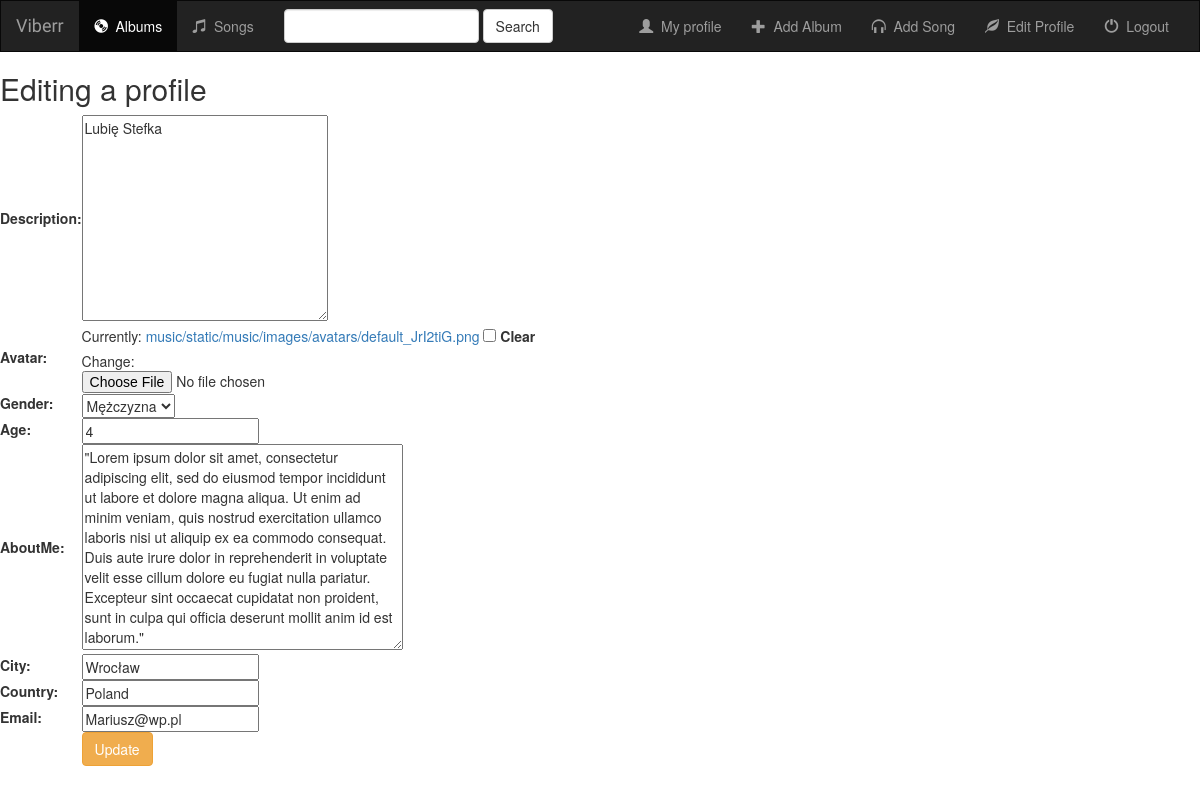
The app's page /music/edit_profile/ (signed in) with its own data.
### music/models.py (models this page shows)
class Profile(models.Model):
    Gender = (
        ('MEN', 'Mężczyzna'),
        ('Women', 'Kobieta'),
        ('Other', 'Inna')
        )
    user = models.OneToOneField(User, on_delete=models.CASCADE, unique=True)
    description = models.CharField(max_length=1000, null=True)
    avatar = models.ImageField(upload_to='music/static/music/images/avatars/', default='music/static/music/images/avatars/default.png', blank=True, null=True)
    gender = models.CharField(max_length=12, choices=Gender, null=True)
    age = models.IntegerField(null=True)
    aboutMe = models.TextField(null=True)
    city = models.CharField(max_length=250, null=True)
    country = models.CharField(max_length=250, null=True)
    email = models.EmailField(max_length=70,blank=True)

### music/views.py (the view, shortened to what this page needs)
def edit_profile(request):
    profile = Profile.objects.get(user=request.user)
    form = ProfileForm(initial={
        'description': profile.description,
        'avatar': profile.avatar,
        'gender': profile.gender,
        'age': profile.age,
        'aboutMe': profile.aboutMe,
        'city': profile.city,
        'country': profile.country,
        'email': profile.email
        })
    context = {
        'form': form,
        'profile': profile
    }
    return render(request, 'music/editprofile.html', context)

### music/forms.py
class ProfileForm(forms.ModelForm):
    class Meta:
        model = Profile
        fields = ['description', 'avatar', 'gender', 'age', 'aboutMe', 'city', 'country', 'email']
        widgets = {'description': forms.Textarea(attrs={'cols': 30, 'rows': 10})
        }

### music/templates/music/editprofile.html (shortened to what this page needs)
{% extends 'music/base.html' %}
{% load static %}
{% block body %}
     <h2>Editing a profile</h2>
     <div>
         <form enctype="multipart/form-data" method="POST">
             <table>
                {{ form.as_table }}
                 <tr>
                    <td></td>
                    <td><button class="btn btn-warning" type="submit">Update</button></td>
                </tr>
             </table>
         </form>
     </div>
{% endblock %}

### records on screen
Profile: description "Lubię Stefka", gender "Mężczyzna", age "4", aboutMe "\"Lorem ipsum dolor sit amet, consectetur adipiscing elit, sed do eiusmod tempor incididunt ut labore et dolore magna aliqua. Ut enim ad minim veniam, quis nostrud exercitation ullamco laboris nisi ut aliquip ex ea commodo consequat. Duis aute irure dolor in reprehenderit in voluptate velit esse cillum dolore eu fugiat nulla pariatur. Excepteur sint occaecat cupidatat non proident, sunt in culpa qui officia deserunt mollit anim id est laborum.\"", city "Wrocław", country "Poland", email "Mariusz@wp.pl"
